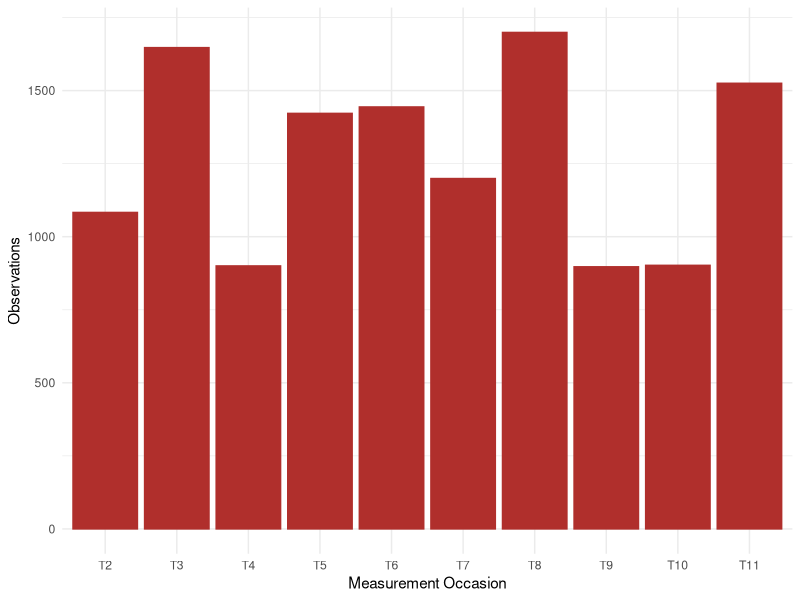

Generate this figure with R:
## ---- chunk 1
library(ggplot2)

set.seed(1234)
TPs <- c("T2","T3","T4","T5","T6","T7","T8","T9","T10","T11")
N = sample(800:1700, length(TPs), replace = TRUE)
data = data.frame(TPs = factor(TPs, levels = TPs, ordered = TRUE), N)

ggplot(data, aes(TPs, N)) + 
  theme_minimal() + 
  geom_bar(stat = "identity", color = "#B02F2C", fill = "#B02F2C") + 
  labs(x = "Measurement Occasion", y = "Observations")
